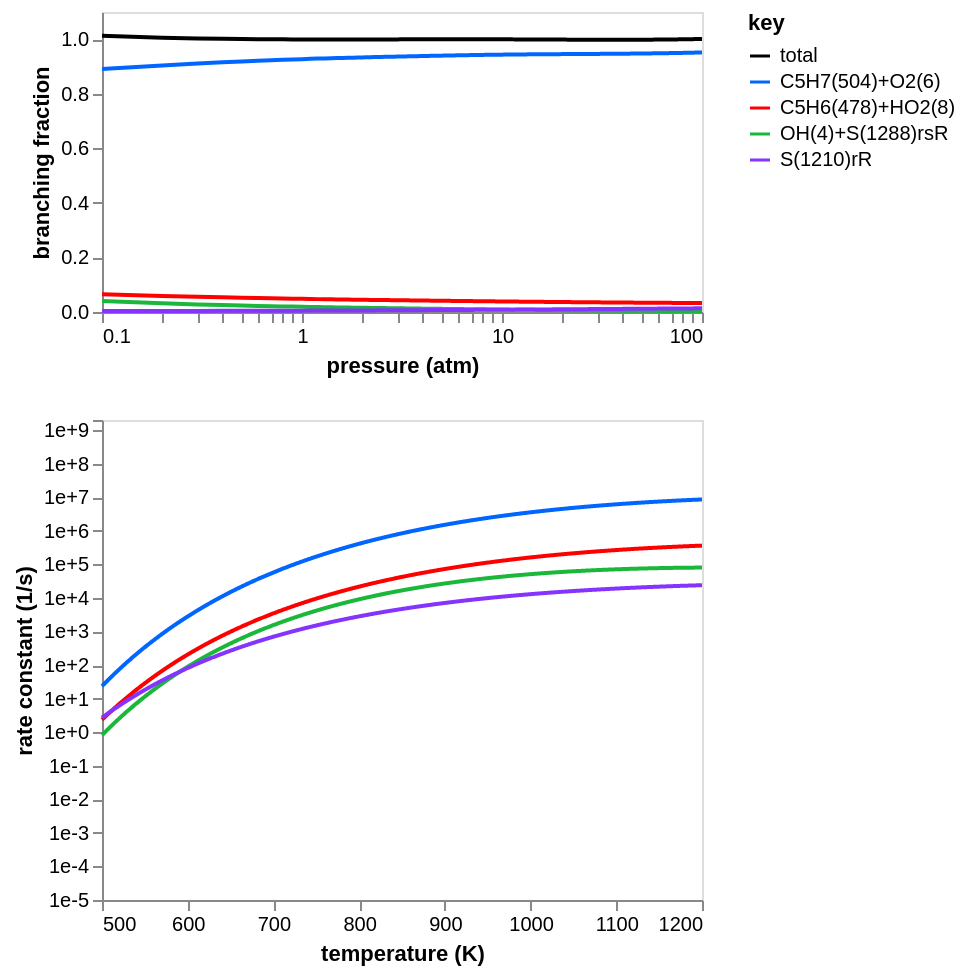

The code cell stored with this chart in its notebook:
### Code cell
branch_frac_chart1a = fig.branching_fraction_chart(
    rate_df1a,
    P_range=(0.1, 100),
    T=T,
    legend=legend,
    total=True,
    y_range=f_range,
)
rate_chart1a = fig.rate_chart(
    rate_df1a,
    T_range=(500, 1200),
    P=P,
    legend=legend,
    total=total,
    y_range=y_range,
    units={"substance": "molecules"},
)
chart = alt.vconcat(
    branch_frac_chart1a.properties(width=300, height=150),
    rate_chart1a.properties(width=300, height=240),
).configure_axis(grid=False)
chart

### Figure 1 — Vega-Lite specification as saved in the notebook (floating-point values rounded to 4 significant figures; data arrays with more than 128 entries replaced by an {"elided": "..."} marker saying what was removed)
{"config": {"view": {"continuousWidth": 300, "continuousHeight": 300}, "axis": {"grid": false}}, "vconcat": [{"data": {"name": "data-eaffb19537e8ad6e0f405a2489dde128"}, "mark": {"type": "line"}, "encoding": {"color": {"field": "key", "scale": {"domain": ["total", "C5H7(504)+O2(6)", "C5H6(478)+HO2(8)", "OH(4)+S(1288)rsR", "S(1210)rR"], "range": ["#000000", "#0066ff", "#ff0000", "#1ab73a", "#8533ff"]}, "type": "nominal"}, "x": {"axis": {"labelExpr": "((abs(datum.value - 0.1) / abs(0.1) < 1e-5) ||\n(abs(datum.value - 1.0) / abs(1.0) < 1e-5) ||\n(abs(datum.value - 10.0) / abs(10.0) < 1e-5) ||\n(abs(datum.value - 100.0) / abs(100.0) < 1e-5) ||\n(abs(datum.value - 100.0) / abs(100.0) < 1e-5)) ? datum.label : ''", "values": [0.1, 0.2, 0.3, 0.4, 0.5, 0.6, 0.7, 0.8, 0.9, 1.0, 2.0, 3.0, 4.0, 5.0, 6.0, 7.0, 8.0, 9.0, 10.0, 20.0, 30.0, 40.0, 50.0, 60.0, 70.0, 80.0, 90.0, 100.0, 100.0]}, "field": "x", "scale": {"domain": [0.1, 100.0], "type": "log"}, "title": "pressure (atm)", "type": "quantitative"}, "y": {"axis": {"format": ".1f"}, "field": "value", "scale": {"domain": [1.298e-05, 1.013], "domainMax": 1.013, "nice": true}, "title": "branching fraction", "type": "quantitative"}}, "height": 150, "transform": [{"fold": ["total", "C5H7(504)+O2(6)", "C5H6(478)+HO2(8)", "OH(4)+S(1288)rsR", "S(1210)rR"]}], "width": 300}, {"data": {"name": "data-9e9c3f3d279b48e5a394f0d7c0f76ed3"}, "mark": {"type": "line"}, "encoding": {"color": {"field": "key", "scale": {"domain": ["C5H7(504)+O2(6)", "C5H6(478)+HO2(8)", "OH(4)+S(1288)rsR", "S(1210)rR"], "range": ["#0066ff", "#ff0000", "#1ab73a", "#8533ff"]}, "type": "nominal"}, "x": {"axis": {"format": ".0f"}, "field": "x", "scale": {"domain": [500, 1200], "domainMax": 1200, "nice": true}, "title": "temperature (K)", "type": "quantitative"}, "y": {"axis": {"format": ".0e", "labelExpr": "((abs(datum.value - 1e-05) / abs(1e-05) < 1e-5) ||\n(abs(datum.value - 0.0001) / abs(0.0001) < 1e-5) ||\n(abs(datum.value - 0.001) / abs(0.001) < 1e-5) ||\n(abs(datum.value - 0.01) / abs(0.01) < 1e-5) ||\n(abs(datum.value - 0.1) / abs(0.1) < 1e-5) ||\n(abs(datum.value - 1.0) / abs(1.0) < 1e-5) ||\n(abs(datum.value - 10.0) / abs(10.0) < 1e-5) ||\n(abs(datum.value - 100.0) / abs(100.0) < 1e-5) ||\n(abs(datum.value - 1000.0) / abs(1000.0) < 1e-5) ||\n(abs(datum.value - 10000.0) / abs(10000.0) < 1e-5) ||\n(abs(datum.value - 100000.0) / abs(100000.0) < 1e-5) ||\n(abs(datum.value - 1000000.0) / abs(1000000.0) < 1e-5) ||\n(abs(datum.value - 10000000.0) / abs(10000000.0) < 1e-5) ||\n(abs(datum.value - 100000000.0) / abs(100000000.0) < 1e-5) ||\n(abs(datum.value - 1000000000.0) / abs(1000000000.0) < 1e-5) ||\n(abs(datum.value - 2000000000.0) / abs(2000000000.0) < 1e-5)) ? datum.label : ''", "values": [1e-05, 0.0001, 0.001, 0.01, 0.1, 1.0, 10.0, 100.0, 1000.0, 10000.0, 100000.0, 1000000.0, 10000000.0, 100000000.0, 1000000000.0, 2000000000.0]}, "field": "value", "scale": {"domain": [1e-05, 2000000000.0], "type": "log"}, "title": "rate constant (1/s)", "type": "quantitative"}}, "height": 240, "transform": [{"fold": ["C5H7(504)+O2(6)", "C5H6(478)+HO2(8)", "OH(4)+S(1288)rsR", "S(1210)rR"]}], "width": 300}], "$schema": "https://vega.github.io/schema/vega-lite/v5.20.1.json", "datasets": {"data-eaffb19537e8ad6e0f405a2489dde128": {"elided": "1000 records"}, "data-9e9c3f3d279b48e5a394f0d7c0f76ed3": {"elided": "1000 records"}}}
